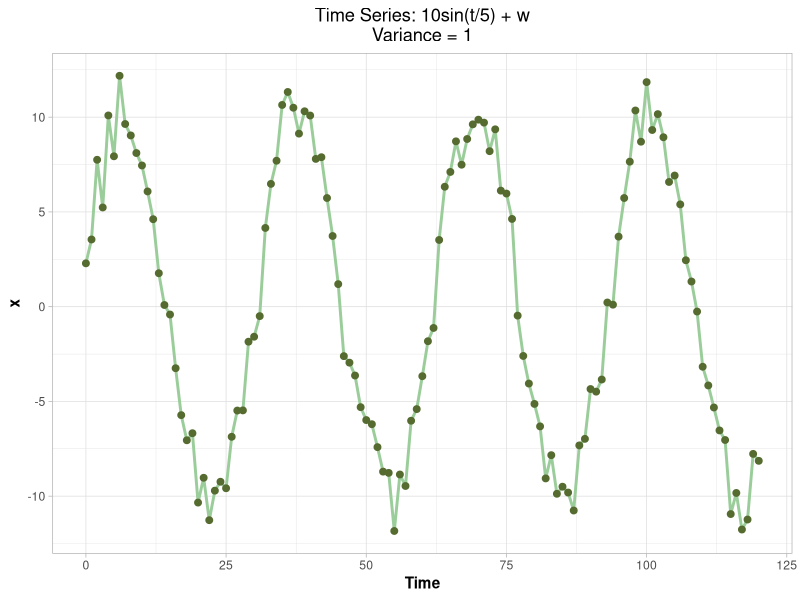
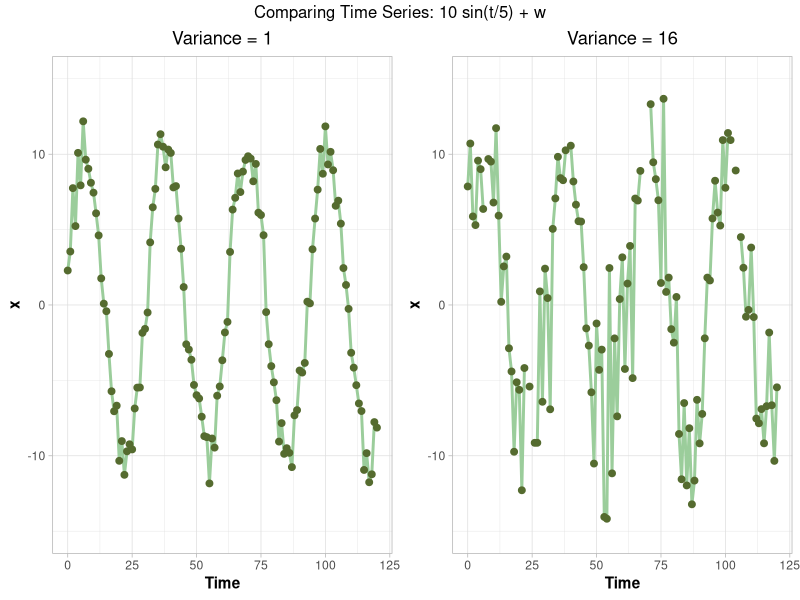
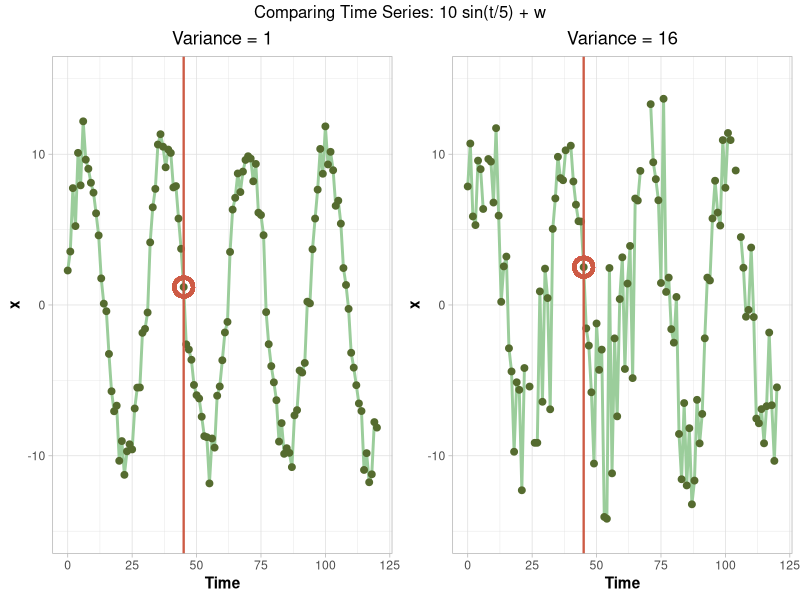

The R script that drew these images, in order:
## ---- chunk 1
knitr::opts_chunk$set(echo = TRUE)
#Relevant Libraries
library(ggplot2)
library(mvtnorm)
library(ggplot2)
library(gridExtra)
library(tidyverse)
## ---- chunk 2
#Set length and number of the time series
n <- 120
num_series <- 1

#Set values for the parameters
mu <- 0
sigma2_1var <- 1
wt_1var <- rnorm(n+1, mean=mu, sd=sqrt(1)) 
t <- 0:n+1
#n+1 since you're starting at 0
#sqrt of var = sd

#Set electrical signal process equation
xt_1var <- 10 * sin(t/5.0) + wt_1var

#Create data frame with simulated signal process equation
sim_data_1var <- data.frame("Time"=0:n, "x"=xt_1var)

#Create time series 
timeseries_1var <- ggplot(sim_data_1var,aes(x = Time, y = x)) + 
  geom_line(size=1, color="darkseagreen3") +
  geom_point(size=2, color="darkolivegreen", fill="darkolivegreen") +
  labs(title = "Time Series: 10sin(t/5) + w\nVariance = 1") + 
  theme_light() + 
  theme(plot.title = element_text(hjust=0.5), axis.title = element_text(face="bold"))

#Display time series
timeseries_1var
## ---- chunk 3
#Set length and number of the time series
n <- 120
num_series <- 1

#Set values for the parameters
mu <- 0
sigma2_16var <- 16
wt_16var <- rnorm(n+1, mean=mu, sd=sqrt(sigma2_16var)) 
t <- 0:n+1
#n+1 since you're starting at 0
#sqrt of var = sd

#Set electrical signal process equation
xt_16var <- 10*sin(t/5) + wt_16var

#Create data frame with simulated signal process equation
sim_data_16var <- data.frame("Time"=0:n, "x"=xt_16var)
sim_data_16var$x[6]

#Create time series 
timeseries_16var <- ggplot(sim_data_16var,aes(x = Time, y = x)) + 
  geom_line(size=1, color="darkseagreen3") +
  geom_point(size=2, color="darkolivegreen", fill="darkolivegreen") +
  labs(title = "Time Series: 10sin(t/5) + w\nVariance = 16") + 
  ylim(-15,15) +
  theme_light() + 
  theme(plot.title = element_text(hjust=0.5), axis.title = element_text(face="bold"))

#Display time series
grid.arrange(timeseries_1var + ylim(-15,15) + labs(title = "Variance = 1"), 
             timeseries_16var + labs(title = "Variance = 16"), 
             nrow =1,
             top ="Comparing Time Series: 10 sin(t/5) + w")
## ---- chunk 4
#Display time series
grid.arrange(timeseries_1var + ylim(-15,15) + 
               labs(title = "Variance = 1") +
               geom_vline(xintercept=45, color="coral3", size=0.8) +
               geom_point( 
                 data = sim_data_1var,
                 aes(45,sim_data_1var$x[46]),
                 color='coral3',
                 size = 5,
                 alpha = 1,
                 shape = 21,
                 stroke =2), 
             timeseries_16var + 
               labs(title = "Variance = 16") + 
               geom_vline(xintercept=45, color="coral3", size=0.8) +
               geom_point( 
                 data = sim_data_16var,
                 aes(45,sim_data_16var$x[46]),
                 color='coral3',
                 size = 5,
                 alpha = 1,
                 shape = 21,
                 stroke =2), 
             nrow =1,
             top ="Comparing Time Series: 10 sin(t/5) + w")

#Observed value of x at t=45 for variance=1
sim_data_1var$x[46]
#Observed value of x at t=45 for variance=16
sim_data_16var$x[46]
